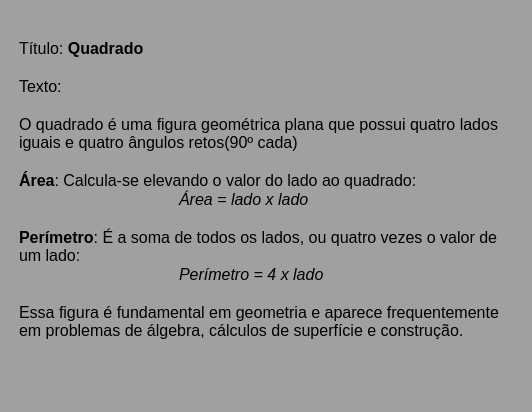
<?xml version="1.0" encoding="UTF-8"?>
<ui version="4.0">
 <class>Dialog</class>
 <widget class="QDialog" name="Dialog">
  <property name="geometry">
   <rect>
    <x>0</x>
    <y>0</y>
    <width>532</width>
    <height>412</height>
   </rect>
  </property>
  <property name="windowTitle">
   <string>Informações</string>
  </property>
  <property name="styleSheet">
   <string notr="true">background-color:rgb(160, 160, 160);
padding: 5px</string>
  </property>
  <widget class="QTextEdit" name="textEdit">
   <property name="geometry">
    <rect>
     <x>10</x>
     <y>30</y>
     <width>511</width>
     <height>361</height>
    </rect>
   </property>
   <property name="font">
    <font>
     <family>Segoe UI</family>
    </font>
   </property>
   <property name="cursor" stdset="0">
    <cursorShape>ArrowCursor</cursorShape>
   </property>
   <property name="styleSheet">
    <string notr="true">border: none</string>
   </property>
   <property name="readOnly">
    <bool>true</bool>
   </property>
   <property name="html">
    <string>&lt;!DOCTYPE HTML PUBLIC &quot;-//W3C//DTD HTML 4.0//EN&quot; &quot;http://www.w3.org/TR/REC-html40/strict.dtd&quot;&gt;
&lt;html&gt;&lt;head&gt;&lt;meta name=&quot;qrichtext&quot; content=&quot;1&quot; /&gt;&lt;style type=&quot;text/css&quot;&gt;
p, li { white-space: pre-wrap; }
&lt;/style&gt;&lt;/head&gt;&lt;body style=&quot; font-family:'Segoe UI'; font-size:8.25pt; font-weight:400; font-style:normal;&quot;&gt;
&lt;p style=&quot; margin-top:0px; margin-bottom:0px; margin-left:0px; margin-right:0px; -qt-block-indent:0; text-indent:0px;&quot;&gt;&lt;span style=&quot; font-family:'MS Shell Dlg 2'; font-size:12pt;&quot;&gt;Título: &lt;/span&gt;&lt;span style=&quot; font-family:'MS Shell Dlg 2'; font-size:12pt; font-weight:600;&quot;&gt;Quadrado&lt;/span&gt;&lt;/p&gt;
&lt;p style=&quot;-qt-paragraph-type:empty; margin-top:0px; margin-bottom:0px; margin-left:0px; margin-right:0px; -qt-block-indent:0; text-indent:0px; font-family:'MS Shell Dlg 2'; font-size:12pt; font-weight:600;&quot;&gt;&lt;br /&gt;&lt;/p&gt;
&lt;p style=&quot; margin-top:0px; margin-bottom:0px; margin-left:0px; margin-right:0px; -qt-block-indent:0; text-indent:0px;&quot;&gt;&lt;span style=&quot; font-family:'MS Shell Dlg 2'; font-size:12pt;&quot;&gt;Texto:&lt;/span&gt;&lt;/p&gt;
&lt;p style=&quot;-qt-paragraph-type:empty; margin-top:0px; margin-bottom:0px; margin-left:0px; margin-right:0px; -qt-block-indent:0; text-indent:0px; font-family:'MS Shell Dlg 2'; font-size:12pt;&quot;&gt;&lt;br /&gt;&lt;/p&gt;
&lt;p style=&quot; margin-top:0px; margin-bottom:0px; margin-left:0px; margin-right:0px; -qt-block-indent:0; text-indent:0px;&quot;&gt;&lt;span style=&quot; font-family:'MS Shell Dlg 2'; font-size:12pt;&quot;&gt;O quadrado é uma figura geométrica plana que possui quatro lados iguais e quatro ângulos retos(90º cada)&lt;/span&gt;&lt;/p&gt;
&lt;p style=&quot;-qt-paragraph-type:empty; margin-top:0px; margin-bottom:0px; margin-left:0px; margin-right:0px; -qt-block-indent:0; text-indent:0px; font-family:'MS Shell Dlg 2'; font-size:12pt;&quot;&gt;&lt;br /&gt;&lt;/p&gt;
&lt;p style=&quot; margin-top:0px; margin-bottom:0px; margin-left:0px; margin-right:0px; -qt-block-indent:0; text-indent:0px;&quot;&gt;&lt;span style=&quot; font-family:'MS Shell Dlg 2'; font-size:12pt; font-weight:600;&quot;&gt;Área&lt;/span&gt;&lt;span style=&quot; font-family:'MS Shell Dlg 2'; font-size:12pt;&quot;&gt;: Calcula-se elevando o valor do lado ao quadrado:&lt;/span&gt;&lt;/p&gt;
&lt;p style=&quot; margin-top:0px; margin-bottom:0px; margin-left:0px; margin-right:0px; -qt-block-indent:0; text-indent:0px;&quot;&gt;&lt;span style=&quot; font-family:'MS Shell Dlg 2'; font-size:12pt; font-style:italic;&quot;&gt;		Área = lado x lado&lt;/span&gt;&lt;/p&gt;
&lt;p style=&quot;-qt-paragraph-type:empty; margin-top:0px; margin-bottom:0px; margin-left:0px; margin-right:0px; -qt-block-indent:0; text-indent:0px; font-family:'MS Shell Dlg 2'; font-size:12pt; font-style:italic;&quot;&gt;&lt;br /&gt;&lt;/p&gt;
&lt;p style=&quot; margin-top:0px; margin-bottom:0px; margin-left:0px; margin-right:0px; -qt-block-indent:0; text-indent:0px;&quot;&gt;&lt;span style=&quot; font-family:'MS Shell Dlg 2'; font-size:12pt; font-weight:600;&quot;&gt;Perímetro&lt;/span&gt;&lt;span style=&quot; font-family:'MS Shell Dlg 2'; font-size:12pt;&quot;&gt;: É a soma de todos os lados, ou quatro vezes o valor de um lado:&lt;/span&gt;&lt;/p&gt;
&lt;p style=&quot; margin-top:0px; margin-bottom:0px; margin-left:0px; margin-right:0px; -qt-block-indent:0; text-indent:0px;&quot;&gt;&lt;span style=&quot; font-family:'MS Shell Dlg 2'; font-size:12pt;&quot;&gt;		&lt;/span&gt;&lt;span style=&quot; font-family:'MS Shell Dlg 2'; font-size:12pt; font-style:italic;&quot;&gt;Perímetro = 4 x lado&lt;/span&gt;&lt;/p&gt;
&lt;p style=&quot;-qt-paragraph-type:empty; margin-top:0px; margin-bottom:0px; margin-left:0px; margin-right:0px; -qt-block-indent:0; text-indent:0px; font-family:'MS Shell Dlg 2'; font-size:12pt; font-style:italic;&quot;&gt;&lt;br /&gt;&lt;/p&gt;
&lt;p style=&quot; margin-top:0px; margin-bottom:0px; margin-left:0px; margin-right:0px; -qt-block-indent:0; text-indent:0px;&quot;&gt;&lt;span style=&quot; font-family:'MS Shell Dlg 2'; font-size:12pt;&quot;&gt;Essa figura é fundamental em geometria e aparece frequentemente em problemas de álgebra, cálculos de superfície e construção.&lt;/span&gt;&lt;/p&gt;&lt;/body&gt;&lt;/html&gt;</string>
   </property>
  </widget>
 </widget>
 <resources/>
 <connections/>
</ui>
